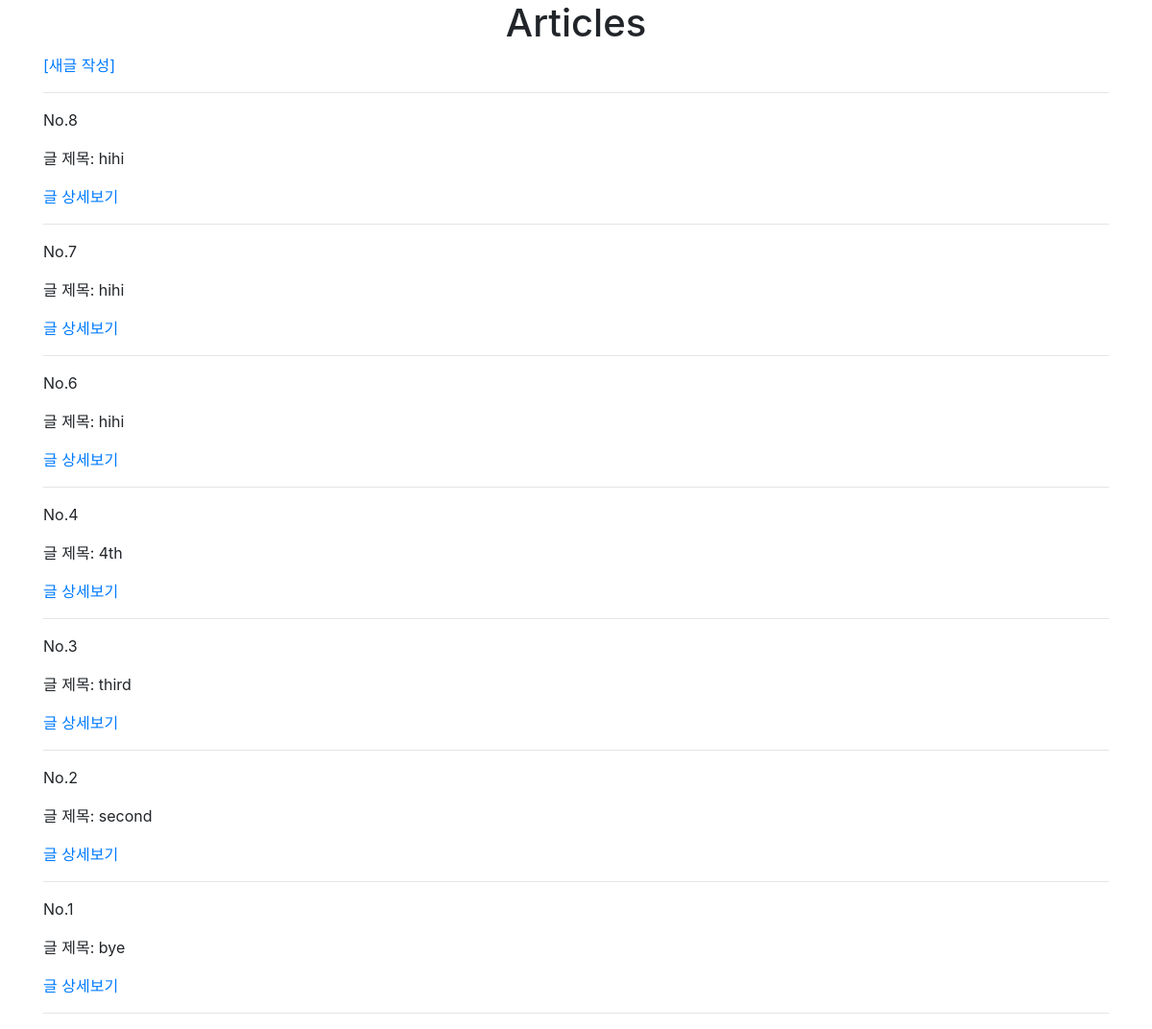
The page /articles/ on the database as committed earlier.
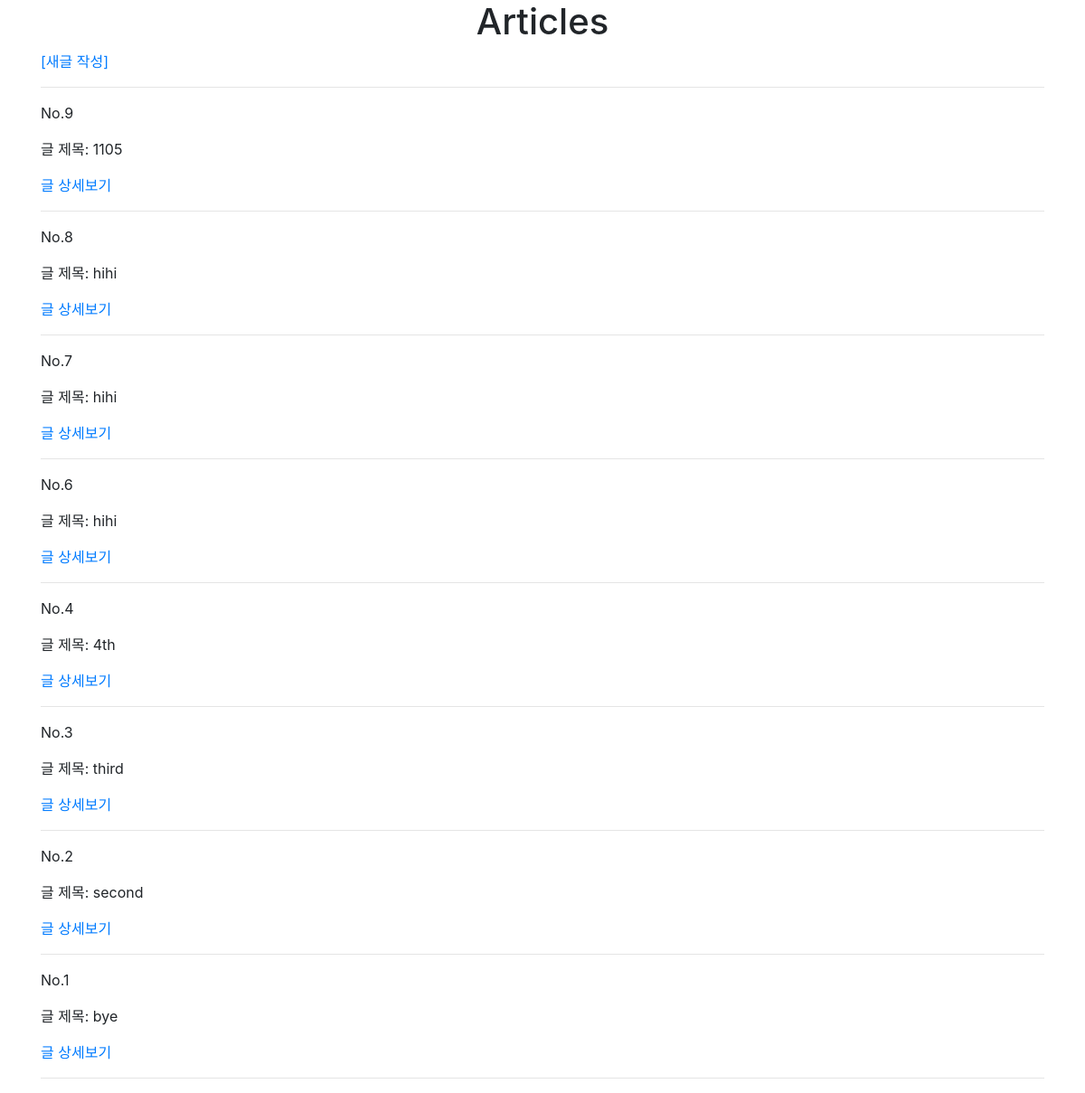
The same page on the database as committed later.
### articles/models.py (models this page shows, shortened)
class Article(models.Model):
    title = models.CharField(max_length=10)
    content = models.TextField()
    created_at = models.DateTimeField(auto_now_add=True) #최초 생성된 시간만 등록함
    updated_at = models.DateTimeField(auto_now=True) #수정될때 마다 시간이 변경
    image = ProcessedImageField(
        upload_to='articles/images',        # 저장 위치(MEDIA_ROOT/articles/images)
        processors= [Thumbnail(200,300)],   # 처리할 작업 목록
        format = 'JPG',                     # 저장 포맷
        options = {'quality':90},           # 추가 옵션
        blank=True
        )

### articles/views.py (the view)
# urls.py: path('',views.index, name='index'),
def index(request):
    articles = Article.objects.all()[::-1]
    return render(request, 'articles/index.html', {'articles':articles})

### articles/templates/articles/index.html (shortened to what this page needs)
{% extends 'articles/base.html'%}
{% block body %}
<H1 class="text-center">Articles</H1>
<a href="{% url 'articles:create' %}">[새글 작성]</a>
<hr>
{% for article in articles %}
<p>No.{{ article.pk }}</p>
<p>글 제목: {{article.title}}</p>
<a href="{% url 'articles:detail' article.pk %}">글 상세보기</a>
<hr>
{% endfor %}
{% endblock %}

### articles/templates/articles/base.html (shortened to what this page needs)
<!DOCTYPE html>
<html lang="en">
<head>
    <link rel="stylesheet" href="https://stackpath.bootstrapcdn.com/bootstrap/4.3.1/css/bootstrap.min.css">
</head>
<body>
    <div class="container">
        {% block body %}
        {% endblock %}
    </div>
</body>
</html>

Rows that differ between the two databases and show on the page:
added Article: pk "9", title "1105"
